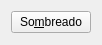
<ui version="4.0" >
 <class>GLShadingWidget</class>
 <widget class="QWidget" name="GLShadingWidget" >
  <property name="geometry" >
   <rect>
    <x>0</x>
    <y>0</y>
    <width>98</width>
    <height>45</height>
   </rect>
  </property>
  <property name="windowTitle" >
   <string>Form</string>
  </property>
  <layout class="QVBoxLayout" >
   <item>
    <widget class="QPushButton" name="push_button" >
     <property name="toolTip" >
      <string>Activa/Desactiva el sombreado programable</string>
     </property>
     <property name="statusTip" >
      <string>Activa/Desactiva el sombreado programable</string>
     </property>
     <property name="text" >
      <string>So&amp;mbreado</string>
     </property>
     <property name="checkable" >
      <bool>true</bool>
     </property>
    </widget>
   </item>
  </layout>
 </widget>
 <resources/>
 <connections/>
</ui>
